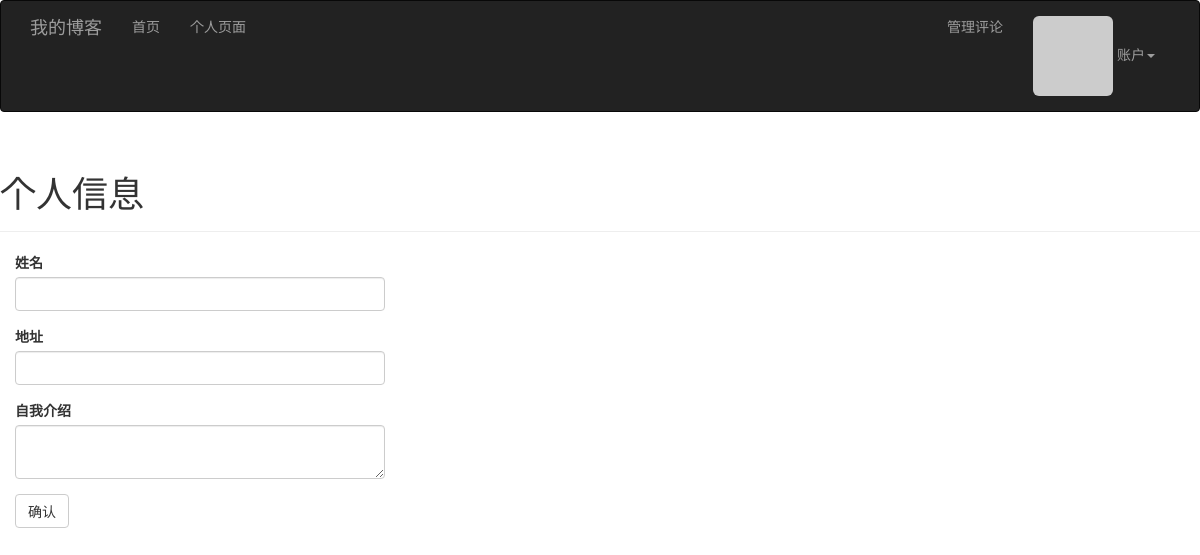
The app's page /edit-profile (signed in), older data.
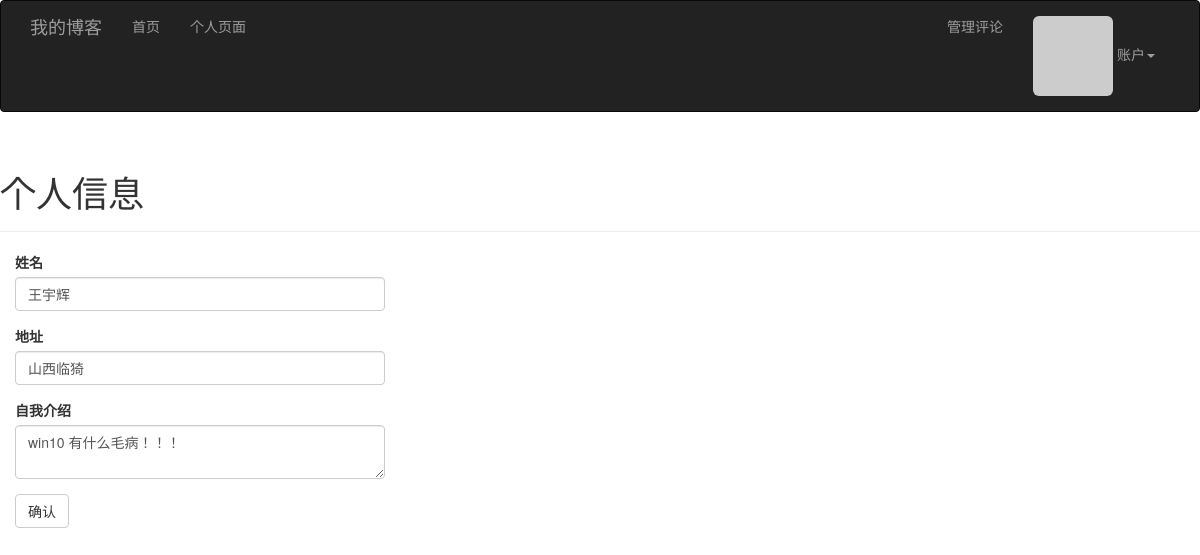
The same page, newer data.
### app/models.py (models this page shows, shortened)
class User(UserMixin, db.Model):
    __tablename__ = 'users'
    id = db.Column(db.Integer, primary_key=True)
    username = db.Column(db.String(64), unique=True, index=True)
    email = db.Column(db.String(64), unique=True, index=True)
    password_hash = db.Column(db.String(128))
    confirmed = db.Column(db.Boolean, default=False)
    role_id = db.Column(db.Integer, db.ForeignKey('roles.id'))
    name = db.Column(db.String(64))
    location = db.Column(db.String(64))
    about_me = db.Column(db.Text)
    member_since = db.Column(db.DateTime, default=datetime.utcnow)
    last_seen = db.Column(db.DateTime, default=datetime.utcnow)
    avatar_hash = db.Column(db.String(32))
    posts = db.relationship("Post", backref="author", lazy='dynamic')
    followed = db.relationship('Follow', foreign_keys=[Follow.follower_id],
                               backref=db.backref('follower', lazy='joined'),
                               lazy='dynamic',
                               cascade='all, delete-orphan')
    followers = db.relationship('Follow', foreign_keys=[Follow.followed_id],
                                backref=db.backref('followed', lazy='joined'),
                                lazy='dynamic',
                                cascade='all, delete-orphan')
    comments = db.relationship('Comment', backref='author', lazy='dynamic')
    @property
    def password(self):
        raise AttributeError('密码字段不可读取')
    def ping(self):
        self.last_seen = datetime.utcnow()
        db.session.add(self)
    def gravatar(self, size=100, default='identicon', rating='g'):
        if request.is_secure:
            url = 'https://secure.gravatar.com/avatar'
        else:
            url = 'http://www.gravatar.com/avatar'
        hash = self.avatar_hash or hashlib.md5(
            self.email.encode('utf-8')).hexdigest()
        return '{url}/{hash}?s={size}&d={default}&r={rating}'.format(
            url=url, hash=hash, size=size, default=default, rating=rating)
    def can(self, permissions):
        return self.role is not None and (self.role.permissions & permissions) == permissions

### app/main/views.py (the view, shortened to what this page needs)
@main.route('/edit-profile', methods=['GET', 'POST'])
@login_required
def edit_profile():
    form = EditProfileForm()
    form.name.data = current_user.name
    form.location.data = current_user.location
    form.about_me.data = current_user.about_me
    return render_template('edit_profile.html', form=form)

### app/main/forms.py
class EditProfileForm(FlaskForm):
    name = StringField("姓名", validators=[Length(0, 64)])
    location = StringField("地址", validators=[Length(0,64)])
    about_me = TextAreaField("自我介绍")
    submit = SubmitField("确认")

### app/auth/views.py (called while the page is built)
@auth.before_app_request
def before_request():
    if current_user.is_authenticated:
        current_user.ping()
        if not current_user.confirmed \
            and request.endpoint \
            and request.endpoint[:5] != 'auth.' \
            and request.endpoint != 'static':
            return redirect(url_for('auth.unconfirmed'))

### app/main/__init__.py (called while the page is built)
@main.app_context_processor
def inject_permission():
    return dict(Permission=Permission)

### app/main/views.py (called while the page is built)
@main.after_app_request
def after_request(response):
    for query in get_debug_queries():
        if query.duration >= current_app.config['BLOG_SLOW_DB_QUERY_TIME']:
            current_app.logger.warning(
                'Slow query:%s\nParameters: %s\nDuration: %fs\nContext:%s\n'
                %(query.statement, query.parameters, query.duration,
                  query.context))
    return response

### app/models.py (called while the page is built)
@login_manager.user_loader
def load_user(user_id):
    return User.query.get(int(user_id))

### app/templates/edit_profile.html (shortened to what this page needs)
{% extends "base.html" %}
{% import "bootstrap/wtf.html" as wtf %}
{% block page_content %}
<div class="page-header">
    <h1>个人信息</h1>
</div>
<div class="col-md-4">
    {{ wtf.quick_form(form) }}
</div>
{% endblock %}

Row changes from the older to the newer data that the page shows:
now on this page (row edited): User: name "王宇辉", location "山西临猗", about_me "win10 有什么毛病！！！"
